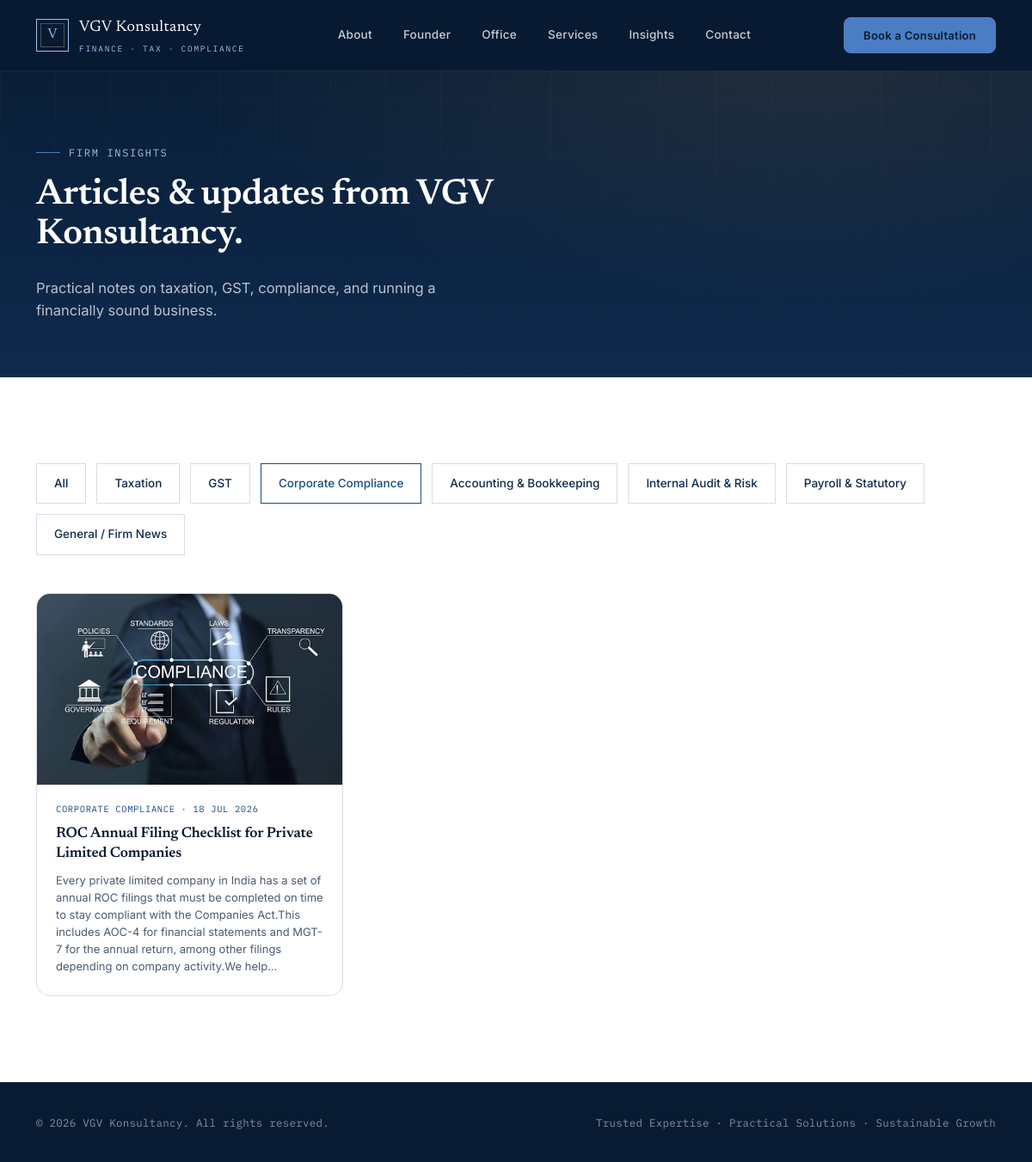
The page /insights/?category=compliance on the database its author committed.
### website/models.py (models this page shows, shortened)
class Post(models.Model):
    CATEGORY_CHOICES = [
        ("taxation", "Taxation"),
        ("gst", "GST"),
        ("compliance", "Corporate Compliance"),
        ("accounting", "Accounting & Bookkeeping"),
        ("audit", "Internal Audit & Risk"),
        ("payroll", "Payroll & Statutory"),
        ("general", "General / Firm News"),
    ]
    title = models.CharField(max_length=200)
    slug = models.SlugField(max_length=220, unique=True, blank=True)
    category = models.CharField(max_length=20, choices=CATEGORY_CHOICES, default="general")
    excerpt = models.CharField(
        max_length=300,
        blank=True,
        help_text="Short summary shown on the homepage and post list. Auto-filled from content if left blank.",
    )
    content = models.TextField(help_text="Main body of the post. Plain paragraphs, one per line, are fine.")
    cover_image = models.ImageField(upload_to="posts/%Y/%m/", blank=True, null=True)
    author = models.CharField(max_length=120, default="VGV Konsultancy")
    is_published = models.BooleanField(default=True)
    published_at = models.DateTimeField(default=timezone.now)
    created_at = models.DateTimeField(auto_now_add=True)
    updated_at = models.DateTimeField(auto_now=True)
    class Meta:
        ordering = ["-published_at"]
    def get_absolute_url(self):
        return reverse("website:post_detail", kwargs={"slug": self.slug})
    @property
    def paragraphs(self):
        """Split content into paragraphs for simple template rendering."""
        return [p.strip() for p in self.content.split("\n") if p.strip()]

### website/views.py (the view)
# urls.py: path("insights/", views.post_list, name="post_list"),
def post_list(request):
    posts = Post.objects.filter(is_published=True)
    category = request.GET.get("category")
    if category:
        posts = posts.filter(category=category)
    paginator = Paginator(posts, 6)
    page_number = request.GET.get("page")
    page_obj = paginator.get_page(page_number)
    context = {
        "page_obj": page_obj,
        "categories": Post.CATEGORY_CHOICES,
        "active_category": category,
    }
    return render(request, "website/post_list.html", context)

### website/templates/website/post_list.html (shortened to what this page needs)
{% extends "website/base.html" %}
{% block content %}
<section class="hero" style="padding-bottom:64px;">
  <div class="wrap">
    <div class="hero-inner reveal" style="border-bottom:none;padding-bottom:0;">
      <div class="eyebrow" style="color:var(--gold-light);">Firm Insights</div>
      <h1 style="font-size:clamp(28px,3.6vw,42px);">Articles &amp; updates from VGV Konsultancy.</h1>
      <p class="lead">Practical notes on taxation, GST, compliance, and running a financially sound business.</p>
    </div>
  </div>
</section>
<section class="services">
  <div class="wrap">
    <div class="chip-cloud reveal" style="margin-bottom:44px;">
      <a href="{% url 'website:post_list' %}" class="chip" style="{% if not active_category %}border-color:var(--blue);color:var(--blue);{% endif %}">All</a>
      {% for value, label in categories %}
        <a href="?category={{ value }}" class="chip" style="{% if active_category == value %}border-color:var(--blue);color:var(--blue);{% endif %}">{{ label }}</a>
      {% endfor %}
    </div>
    {% if page_obj %}
    <div class="insight-grid reveal">
      {% for post in page_obj %}
      <a href="{{ post.get_absolute_url }}" class="insight-card">
        <div class="insight-thumb">
          {% if post.cover_image %}
            <img src="{{ post.cover_image.url }}" alt="{{ post.title }}">
          {% else %}
            <div class="insight-thumb-placeholder">{{ post.get_category_display }}</div>
          {% endif %}
        </div>
        <div class="insight-body">
          <div class="insight-cat">{{ post.get_category_display }} &middot; {{ post.published_at|date:"d M Y" }}</div>
          <h4>{{ post.title }}</h4>
          <p>{{ post.excerpt }}</p>
        </div>
      </a>
      {% endfor %}
    </div>
    {% else %}
    <p class="reveal" style="color:var(--ink-soft);">No posts published yet — add one from the Django admin.</p>
    {% endif %}
  </div>
</section>
{% endblock %}

### website/static/website/css/style.css (style rules this page uses)
:root { --navy-deep:#081B32; --navy:#0E2A4D; --blue:#1B4B82; --blue-mid:#2E5F99; --gold:#4A7DC4; --gold-light:#9FC1EA; --paper:#F6F7FA; --paper-warm:#EFF2F7; --ink:#122036; --ink-soft:#4B5B70; --line:#D7DEE8; --white:#FFFFFF; --display: 'Newsreader', serif; --body: 'Inter', sans-serif; --mono: 'IBM Plex Mono', monospace; }
* { margin:0;padding:0;box-sizing:border-box; }
html { scroll-behavior:smooth; }
body { font-family:var(--body); color:var(--ink); background:var(--paper); line-height:1.6; -webkit-font-smoothing:antialiased; }
img { max-width:100%;display:block; }
a { color:inherit;text-decoration:none; }
.wrap { max-width:1180px;margin:0 auto;padding:0 32px; }
h1,h2,h3,h4 { font-family:var(--display);font-weight:600;color:var(--navy-deep);letter-spacing:-0.01em; }
.eyebrow { font-family:var(--mono); font-size:12px; letter-spacing:0.14em; text-transform:uppercase; color:var(--gold); display:flex; align-items:center; gap:10px; margin-bottom:18px; }
.eyebrow::before { content:"";width:28px;height:1px;background:var(--gold);display:inline-block; }
.reveal { opacity:0;transform:translateY(18px);transition:opacity .7s ease, transform .7s ease; }
.reveal.in { opacity:1;transform:translateY(0); }
.hero { background: radial-gradient(ellipse at 78% 15%, rgba(176,141,87,0.14), transparent 55%), linear-gradient(180deg, var(--navy-deep) 0%, var(--navy) 100%); color:var(--white); padding:168px 0 110px; position:relative; overflow:hidden; }
.hero::before { content:"";position:absolute;inset:0; background-image: repeating-linear-gradient(0deg, rgba(255,255,255,0.035) 0px, rgba(255,255,255,0.035) 1px, transparent 1px, transparent 64px), repeating-linear-gradient(90deg, rgba(255,255,255,0.035) 0px, rgba(255,255,255,0.035) 1px, transparent 1px, transparent 64px); mask-image:linear-gradient(180deg, black, transparent 85%); pointer-events:none; }
.hero h1 { font-size:clamp(38px,4.6vw,60px); line-height:1.08; color:var(--white); font-weight:600; max-width:640px; }
.hero p.lead { margin-top:26px;max-width:520px;font-size:16.5px;color:rgba(255,255,255,0.72); }
section { padding:100px 0; }
.services { background:var(--white); }
.chip-cloud { display:flex;flex-wrap:wrap;gap:12px; }
.chip { border:1px solid var(--line);background:var(--white);padding:12px 20px; font-size:13.5px;color:var(--navy);font-weight:500; }
.insight-grid { display:grid;grid-template-columns:repeat(3,1fr);gap:22px; }
.insight-card { display:block;background:var(--white);border:1px solid var(--line);border-radius:16px; overflow:hidden;transition:border-color .25s ease, transform .25s ease, box-shadow .25s ease; }
.insight-thumb { width:100%;aspect-ratio:16/10;background:var(--blue-pale,#EAF0F7);overflow:hidden; }
.insight-thumb img { width:100%;height:100%;object-fit:cover;display:block; }
.insight-body { padding:20px 22px 24px; }
.insight-cat { font-family:var(--mono);font-size:10.5px;letter-spacing:0.06em;text-transform:uppercase;color:var(--blue);margin-bottom:10px; }
.insight-body h4 { font-family:var(--display);font-size:17px;color:var(--navy-deep);font-weight:600;line-height:1.35;margin-bottom:8px; }
.insight-body p { font-size:13px;color:var(--ink-soft);line-height:1.55; }

### rows shown on the page
Post: cover_image (picture), category "CORPORATE COMPLIANCE", published_at "18 JUL 2026", title "ROC Annual Filing Checklist for Private Limited Companies", excerpt "Every private limited company in India has a set of annual ROC filings that must be completed on time to stay compliant with the Companies Act.This includes AOC-4 for financial statements and MGT-7 for the annual return, among other filings depending on company activity.We help…"

### other values the page prints
{{ label }} "Taxation" "GST" "Corporate Compliance" "Accounting & Bookkeeping" "Internal Audit & Risk" "Payroll & Statutory" "General / Firm News"
